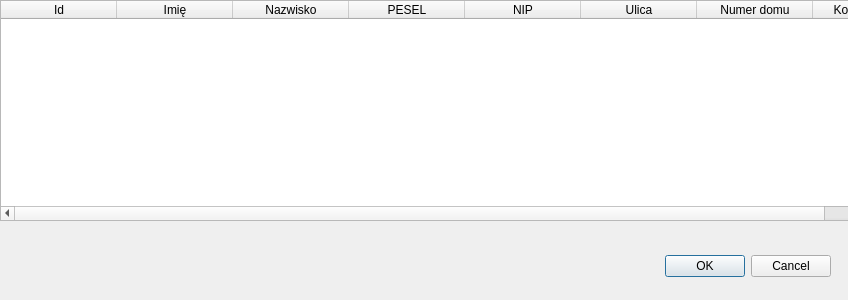
<?xml version="1.0" encoding="UTF-8"?>
<ui version="4.0">
 <class>InvoiceDialog</class>
 <widget class="QDialog" name="InvoiceDialog">
  <property name="geometry">
   <rect>
    <x>0</x>
    <y>0</y>
    <width>848</width>
    <height>300</height>
   </rect>
  </property>
  <property name="windowTitle">
   <string>Wybierz Klienta</string>
  </property>
  <widget class="QDialogButtonBox" name="buttonBox">
   <property name="geometry">
    <rect>
     <x>490</x>
     <y>250</y>
     <width>341</width>
     <height>32</height>
    </rect>
   </property>
   <property name="orientation">
    <enum>Qt::Horizontal</enum>
   </property>
   <property name="standardButtons">
    <set>QDialogButtonBox::Cancel|QDialogButtonBox::Ok</set>
   </property>
  </widget>
  <widget class="QTableWidget" name="ClientsTableForInvoice">
   <property name="geometry">
    <rect>
     <x>0</x>
     <y>0</y>
     <width>941</width>
     <height>221</height>
    </rect>
   </property>
   <property name="minimumSize">
    <size>
     <width>931</width>
     <height>0</height>
    </size>
   </property>
   <attribute name="horizontalHeaderDefaultSectionSize">
    <number>116</number>
   </attribute>
   <column>
    <property name="text">
     <string>Id</string>
    </property>
   </column>
   <column>
    <property name="text">
     <string>Imię</string>
    </property>
   </column>
   <column>
    <property name="text">
     <string>Nazwisko</string>
    </property>
   </column>
   <column>
    <property name="text">
     <string>PESEL</string>
    </property>
   </column>
   <column>
    <property name="text">
     <string>NIP</string>
    </property>
   </column>
   <column>
    <property name="text">
     <string>Ulica</string>
    </property>
   </column>
   <column>
    <property name="text">
     <string>Numer domu</string>
    </property>
   </column>
   <column>
    <property name="text">
     <string>Kod pocztowy</string>
    </property>
   </column>
   <column>
    <property name="text">
     <string>Miejscowość</string>
    </property>
   </column>
  </widget>
 </widget>
 <resources/>
 <connections>
  <connection>
   <sender>buttonBox</sender>
   <signal>accepted()</signal>
   <receiver>InvoiceDialog</receiver>
   <slot>accept()</slot>
   <hints>
    <hint type="sourcelabel">
     <x>248</x>
     <y>254</y>
    </hint>
    <hint type="destinationlabel">
     <x>157</x>
     <y>274</y>
    </hint>
   </hints>
  </connection>
  <connection>
   <sender>buttonBox</sender>
   <signal>rejected()</signal>
   <receiver>InvoiceDialog</receiver>
   <slot>reject()</slot>
   <hints>
    <hint type="sourcelabel">
     <x>316</x>
     <y>260</y>
    </hint>
    <hint type="destinationlabel">
     <x>286</x>
     <y>274</y>
    </hint>
   </hints>
  </connection>
 </connections>
</ui>
